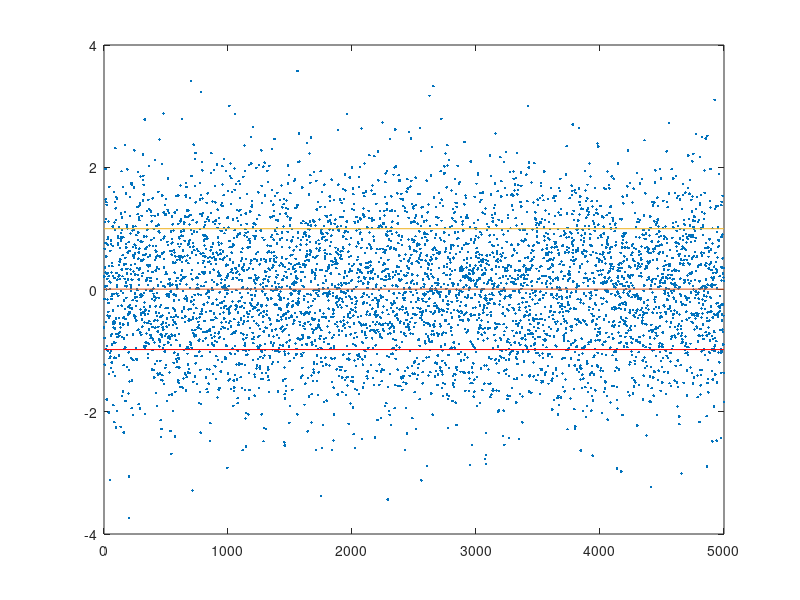
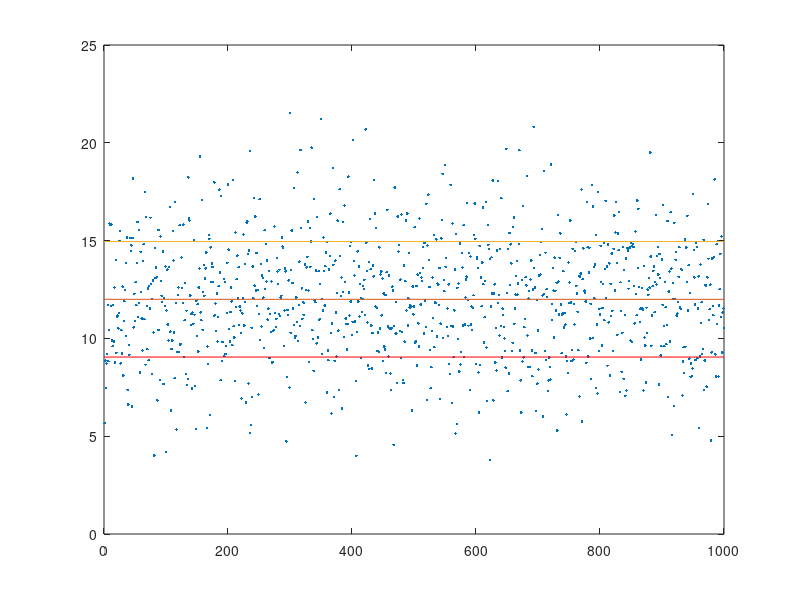

These figures' MATLAB source, in order:
clear
x=1:5000;
y=randn(1,5000);
mean_value=mean(y);
std_value=std(y);
figure()
plot(x,y,'.')
hold on
plot([0,5000],[mean_value,mean_value], ...
    [0,5000],[mean_value+std_value,mean_value+std_value],...
    [0,5000], [mean_value-std_value,mean_value-std_value],'r')
hold off
x=1:1000;
y=3*randn(1,1000)+12;
mean_value=mean(y)
std_value=std(y)
figure()
plot(x,y,'.')
hold on
plot([0,1000],[mean_value,mean_value], ...
    [0,1000],[mean_value+std_value,mean_value+std_value],...
    [0,1000], [mean_value-std_value,mean_value-std_value],'r')
hold off

